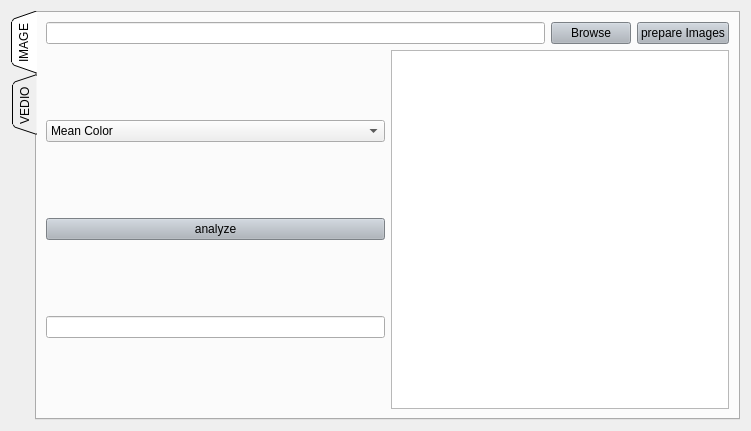
<?xml version="1.0" encoding="UTF-8"?>
<ui version="4.0">
 <class>form</class>
 <widget class="QWidget" name="form">
  <property name="geometry">
   <rect>
    <x>0</x>
    <y>0</y>
    <width>747</width>
    <height>431</height>
   </rect>
  </property>
  <property name="sizePolicy">
   <sizepolicy hsizetype="Preferred" vsizetype="Preferred">
    <horstretch>100</horstretch>
    <verstretch>0</verstretch>
   </sizepolicy>
  </property>
  <property name="minimumSize">
   <size>
    <width>0</width>
    <height>0</height>
   </size>
  </property>
  <property name="baseSize">
   <size>
    <width>1000</width>
    <height>500</height>
   </size>
  </property>
  <property name="windowTitle">
   <string>Form</string>
  </property>
  <layout class="QGridLayout" name="gridLayout">
   <item row="0" column="1">
    <widget class="QTabWidget" name="tabWidget">
     <property name="minimumSize">
      <size>
       <width>729</width>
       <height>0</height>
      </size>
     </property>
     <property name="styleSheet">
      <string notr="true">font: 75 20pt &quot;MS Shell Dlg 2&quot;;
</string>
     </property>
     <property name="tabPosition">
      <enum>QTabWidget::West</enum>
     </property>
     <property name="tabShape">
      <enum>QTabWidget::Triangular</enum>
     </property>
     <property name="currentIndex">
      <number>0</number>
     </property>
     <property name="iconSize">
      <size>
       <width>20</width>
       <height>20</height>
      </size>
     </property>
     <property name="documentMode">
      <bool>false</bool>
     </property>
     <property name="movable">
      <bool>false</bool>
     </property>
     <widget class="QWidget" name="imge_tab">
      <property name="sizePolicy">
       <sizepolicy hsizetype="Preferred" vsizetype="Preferred">
        <horstretch>0</horstretch>
        <verstretch>0</verstretch>
       </sizepolicy>
      </property>
      <property name="minimumSize">
       <size>
        <width>0</width>
        <height>0</height>
       </size>
      </property>
      <property name="maximumSize">
       <size>
        <width>16777215</width>
        <height>16777215</height>
       </size>
      </property>
      <attribute name="icon">
       <iconset>
        <normaloff>image.png</normaloff>image.png</iconset>
      </attribute>
      <attribute name="title">
       <string>IMAGE</string>
      </attribute>
      <layout class="QVBoxLayout" name="verticalLayout_2">
       <item>
        <layout class="QHBoxLayout" name="horizontalLayout">
         <item>
          <widget class="QLineEdit" name="path_img_line"/>
         </item>
         <item>
          <widget class="QPushButton" name="browse_img_b">
           <property name="styleSheet">
            <string notr="true">background :rgb(173, 180, 188)</string>
           </property>
           <property name="text">
            <string>Browse</string>
           </property>
          </widget>
         </item>
         <item>
          <widget class="QPushButton" name="prepare_img_b">
           <property name="styleSheet">
            <string notr="true">background :rgb(173, 180, 188)
</string>
           </property>
           <property name="text">
            <string>prepare Images</string>
           </property>
          </widget>
         </item>
        </layout>
       </item>
       <item>
        <layout class="QHBoxLayout" name="horizontalLayout_2">
         <item>
          <layout class="QVBoxLayout" name="verticalLayout">
           <item>
            <widget class="QComboBox" name="algo_img_Box">
             <item>
              <property name="text">
               <string>Mean Color</string>
              </property>
             </item>
             <item>
              <property name="text">
               <string>Histogram</string>
              </property>
             </item>
             <item>
              <property name="text">
               <string>Color Layout</string>
              </property>
             </item>
            </widget>
           </item>
           <item>
            <widget class="QPushButton" name="analy_img_btn">
             <property name="styleSheet">
              <string notr="true">background :rgb(173, 180, 188)</string>
             </property>
             <property name="text">
              <string>analyze</string>
             </property>
            </widget>
           </item>
           <item>
            <widget class="QLineEdit" name="feat_img_line"/>
           </item>
          </layout>
         </item>
         <item>
          <widget class="QListWidget" name="img_list"/>
         </item>
        </layout>
       </item>
      </layout>
     </widget>
     <widget class="QWidget" name="vedio_tab">
      <attribute name="icon">
       <iconset>
        <normaloff>video.ico</normaloff>video.ico</iconset>
      </attribute>
      <attribute name="title">
       <string>VEDIO</string>
      </attribute>
      <layout class="QGridLayout" name="gridLayout_2">
       <item row="0" column="0">
        <layout class="QHBoxLayout" name="horizontalLayout_3">
         <item>
          <widget class="QLineEdit" name="path_ved_line"/>
         </item>
         <item>
          <widget class="QPushButton" name="browse_ved_b">
           <property name="styleSheet">
            <string notr="true">background :rgb(173, 180, 188)</string>
           </property>
           <property name="text">
            <string>Browse</string>
           </property>
          </widget>
         </item>
         <item>
          <widget class="QPushButton" name="yolo_vid_b">
           <property name="styleSheet">
            <string notr="true">background :rgb(173, 180, 188)</string>
           </property>
           <property name="text">
            <string>prepare videos</string>
           </property>
          </widget>
         </item>
        </layout>
       </item>
       <item row="1" column="0">
        <layout class="QVBoxLayout" name="verticalLayout_10">
         <item>
          <widget class="QPushButton" name="start_ved_b">
           <property name="styleSheet">
            <string notr="true">background :rgb(173, 180, 188)</string>
           </property>
           <property name="text">
            <string>analyze</string>
           </property>
          </widget>
         </item>
         <item>
          <widget class="QLineEdit" name="feat_ved_line"/>
         </item>
        </layout>
       </item>
      </layout>
     </widget>
    </widget>
   </item>
  </layout>
 </widget>
 <resources/>
 <connections/>
</ui>
